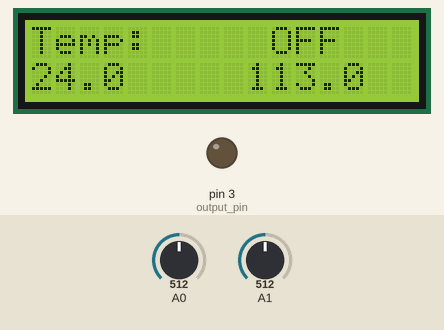
This sketch was run on a simulated Arduino Uno, built with avr-gcc and run on an emulated ATmega328P. Shown: 16×2 character LCD, output pins drawn as LEDs (lit = HIGH). The test bench sets the inputs (shaded band); at power-on: A0 = 512, A1 = 512.

Above: at 1.7 s.
1.8 s: A0 set to 900
At 3.3 s:
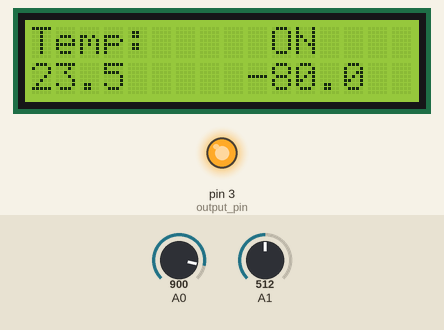
4.8 s: A1 set to 792
At 6.6 s:
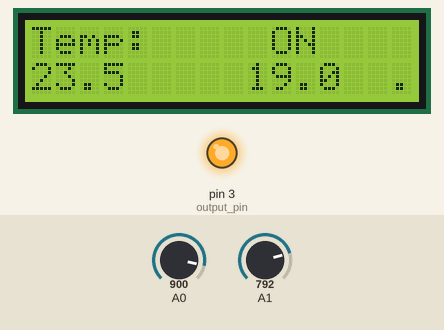
7.7 s: A1 set to 813
At 10.5 s:
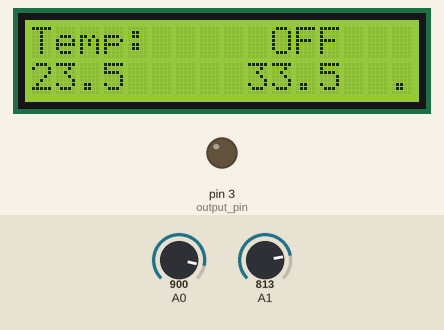
10.7 s: A0 set to 716
At 10.84 s:
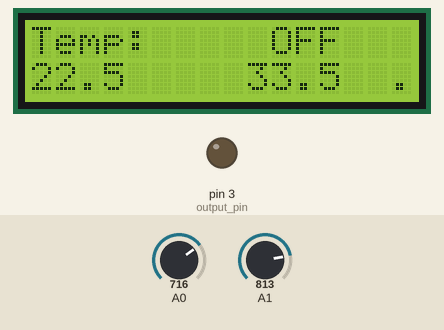
12.2 s: A1 set to 900
14.9 s: A0 set to 910
At 15.9 s:
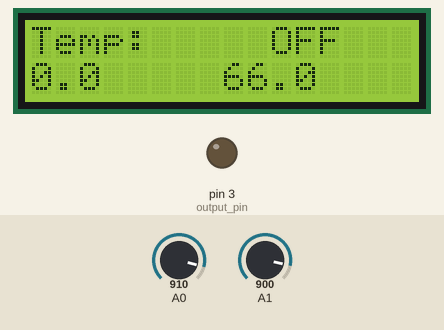
Timing chart, 0 to 17.9 s (numbered marks = the images above; inputs shaded):
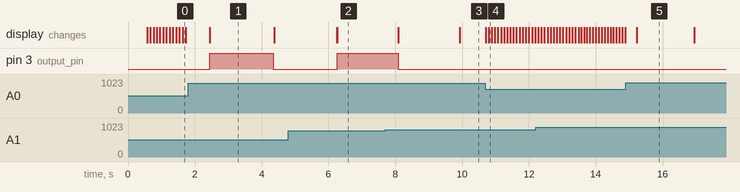

Measured:
- the behaviour switches between 806 and 807 on A1 (found by bisection; images 2 and 3)
- after the input at 4.8 s, the display: first changes after 1.5 s (image 2 shows a later state)
- after the input at 10.7 s, the display: first changes at once (image 4 shows a later state)
- what the display in image 1 shows lasts 2.0 s, from 2.4 s to 4.4 s

The sketch:

arduino_sous_vide.ino
```cpp
#include <LiquidCrystal.h>

// initialize the library with the numbers of the interface pins
int rs = 8;
int e = 9;

float target_temp = 30;
float temp_inc = 0.5;

int output_pin = 3;

boolean heater_state;
float min_temp_change = 0.5;

// LiquidCrystal(rs, enable, d4, d5, d6, d7)
LiquidCrystal lcd(rs, e, 4, 5, 6, 7);

void setup()
{
  //analogReference(DEFAULT);
  analogReference(EXTERNAL);
  lcd.begin(16,2);
  lcd.print("Temp: ");
  pinMode(output_pin, OUTPUT);
  lcd.setCursor(0, 1);
  lcd.print("Starting...");
  delay(500);
}

int less_than(const void* pa, const void* pb)
{
  return *(const int*)pa - *(const int*)pb;
}

void loop()
{
  lcd.setCursor(0, 1);
  lcd.print(target_temp,1);
  lcd.print("     ");

  const unsigned T_JIFFY = 10; // ms
  const unsigned T_BUTTON = 250 / T_JIFFY; // ms/ms
  static int t_button;
  if (t_button == 0) {
    int buttonInput = analogRead(A0);
    if (buttonInput > 250 && buttonInput < 900) {
      target_temp -= temp_inc;
      t_button = T_BUTTON;
    } else if (buttonInput > 100 && buttonInput < 900) {
      target_temp += temp_inc;
      t_button = T_BUTTON;
    }
  } else
    t_button--;

  const float conversion_factor = (273.15 + 23.5) / 787.0; // K/bit
  const unsigned T_ANALOG = 10 / T_JIFFY; // ms/ms
  const unsigned N_READINGS = 500;
  const unsigned N_TRIM = 100;

  static boolean blinky;
  static unsigned raw_temp = 1024;
  static int t_analog;
  if (--t_analog <= 0) {
    t_analog = T_ANALOG;

    static unsigned n_readings;
    static unsigned readings[N_READINGS];
    readings[n_readings++] = analogRead(A1);
    if (n_readings >= N_READINGS) {
      qsort(readings, n_readings, sizeof readings[0], less_than);
      long unsigned sum = 0;
      for (int i = N_TRIM; i < n_readings - N_TRIM; ++i)
        sum += readings[i];
      raw_temp = sum / (n_readings - 2 * N_TRIM);
      n_readings = 0;
      blinky = !blinky;
    }
  }
  //xxx delay(T_JIFFY);

  float temp = raw_temp * conversion_factor - 273;
  temp = temp * 2;
  temp = round(temp);
  temp = temp / 2;
  lcd.print(temp, 1);
  lcd.print("  ");
  lcd.print(blinky ? '.' : ' ');

  float temp_diff = temp - target_temp;

  if (temp_diff > min_temp_change) {
    // Too hot
    heater_state = false;
  } else if (temp_diff < -min_temp_change) {
    // Too cold
    heater_state = true;
  }

  lcd.setCursor(10, 0);

  static boolean relay_state;
  static int t_relay;
  if (heater_state) {
    if (--t_relay < 0) {
      const unsigned T_RELAY = 5000 / T_JIFFY; // ms/ms
      t_relay = T_RELAY;
      relay_state = !relay_state;
    }
  } else {
    relay_state = false;
    t_relay = 0;
  }
  digitalWrite(output_pin, relay_state ? HIGH : LOW);

  lcd.write(heater_state ? (relay_state ? "ON  " : "WAIT") : "OFF ");
}
```
